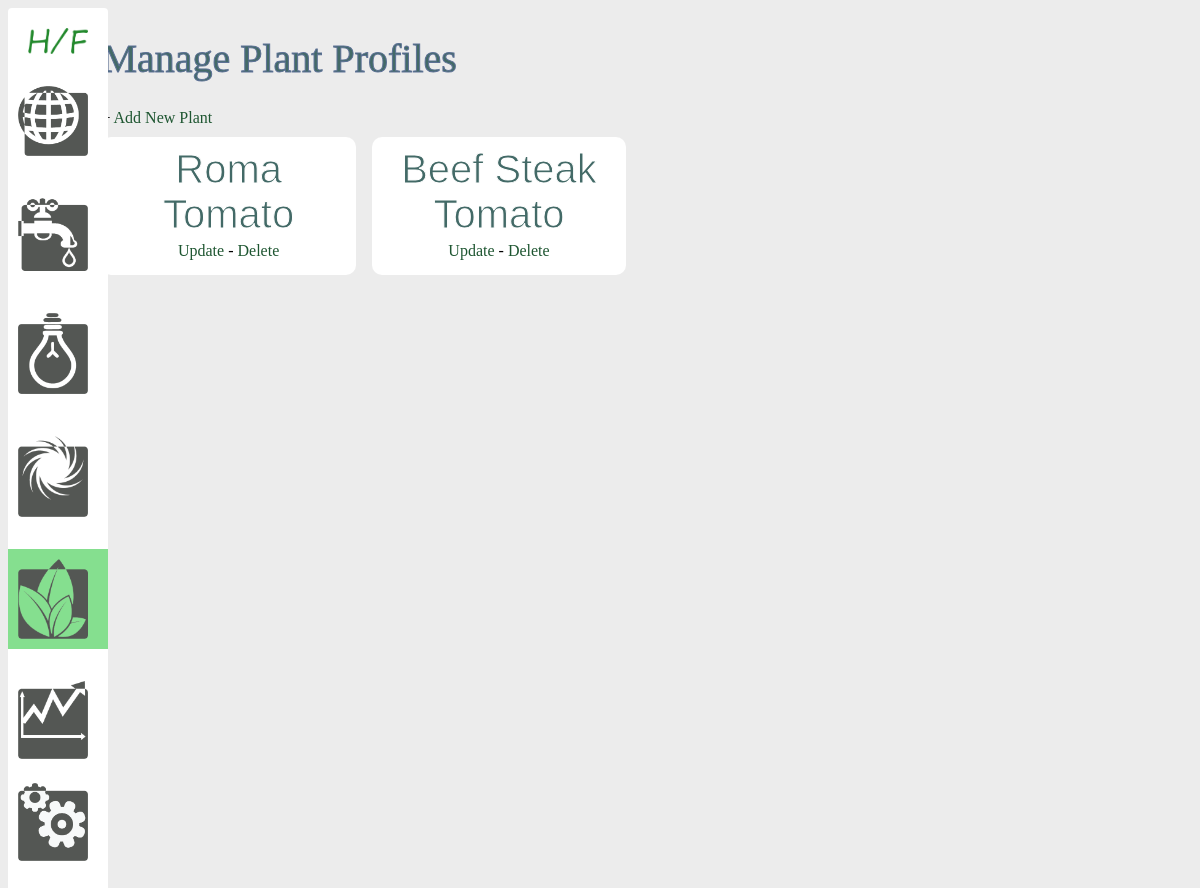
/plant, run on an earlier commit of the app's database.
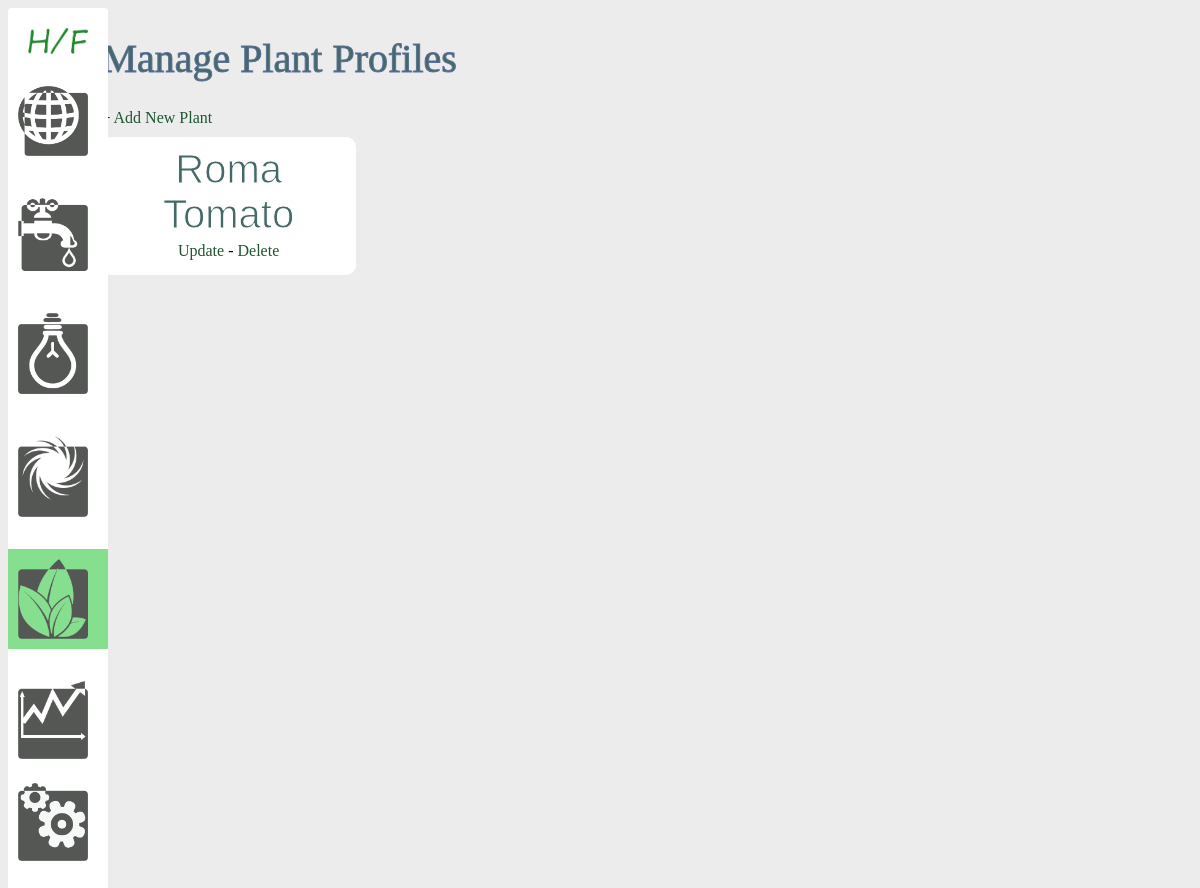
And on a later commit of the database.
### models.py (models this page shows)
class Plant(db.Model):
    id = db.Column(db.Integer, primary_key=True)
    name = db.Column(db.String(50), nullable=False)
    best_ec = db.Column(db.Float, nullable=True)
    best_temp = db.Column(db.Integer, nullable=True)
    best_season = db.Column(db.String(15), nullable=True)

### views.py (the view)
@app.route('/plant')
def list_plant_profiles():
    plants = Plant.query.all()
    return render_template('plant/index_plant.html', plants=plants)

### templates/plant/index_plant.html
{% extends 'layout.html' %}
{% block body %}
    <h1>Manage Plant Profiles</h1>
    + <a href="/add_plant">Add New Plant</a>
    <br />
    <div class = "container">
        {% for plant in plants %}
            <div class = "plant">
                <h2>{{ plant.name }}</h2>
                <a href="/update_plant/{{plant.id}}">Update</a>
                -
                <a href="/delete_plant/{{plant.id}}">Delete</a>
                <br />
            </div>
        {% endfor %}
    </div>
{% endblock %}

What changed in the data, as far as the page shows it:
removed Plant: name "Beef Steak Tomato"
